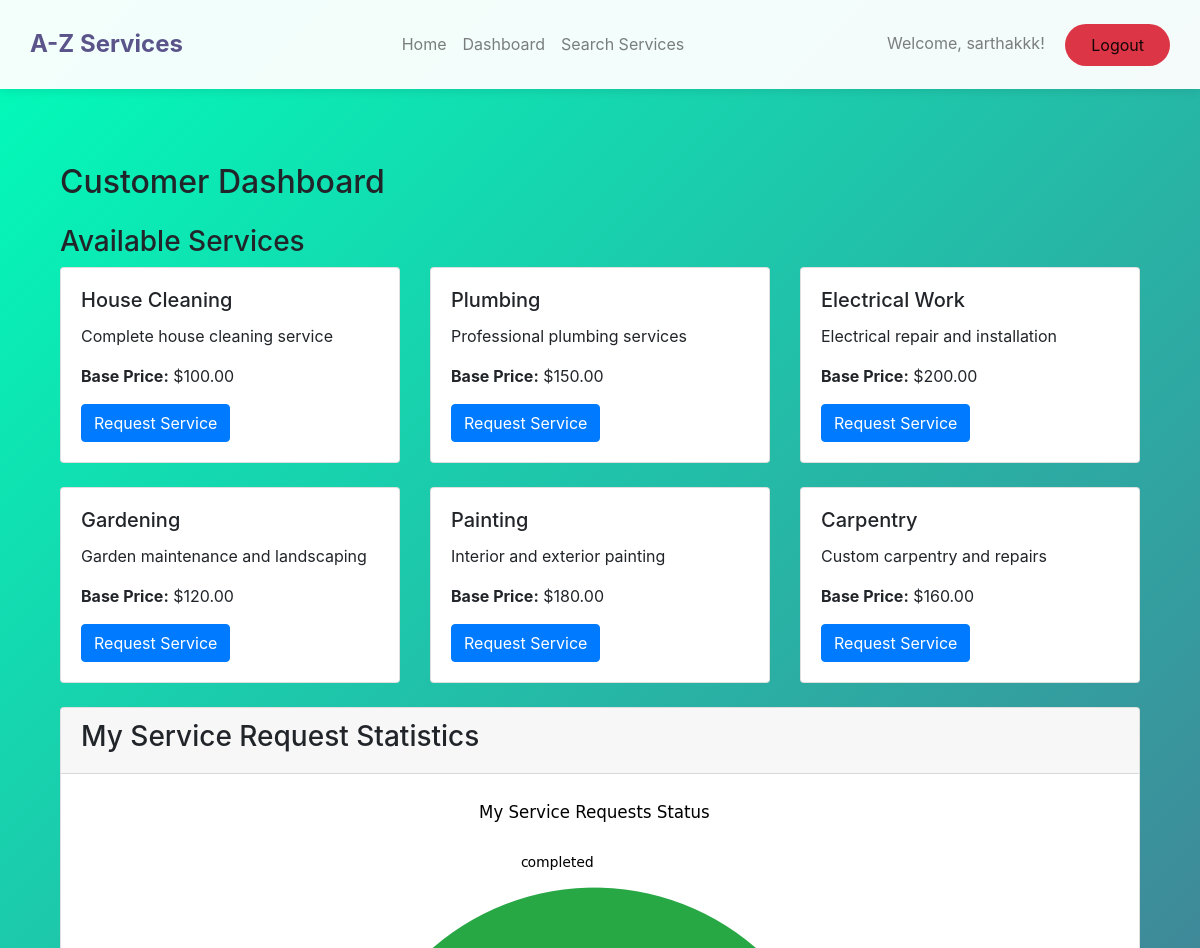
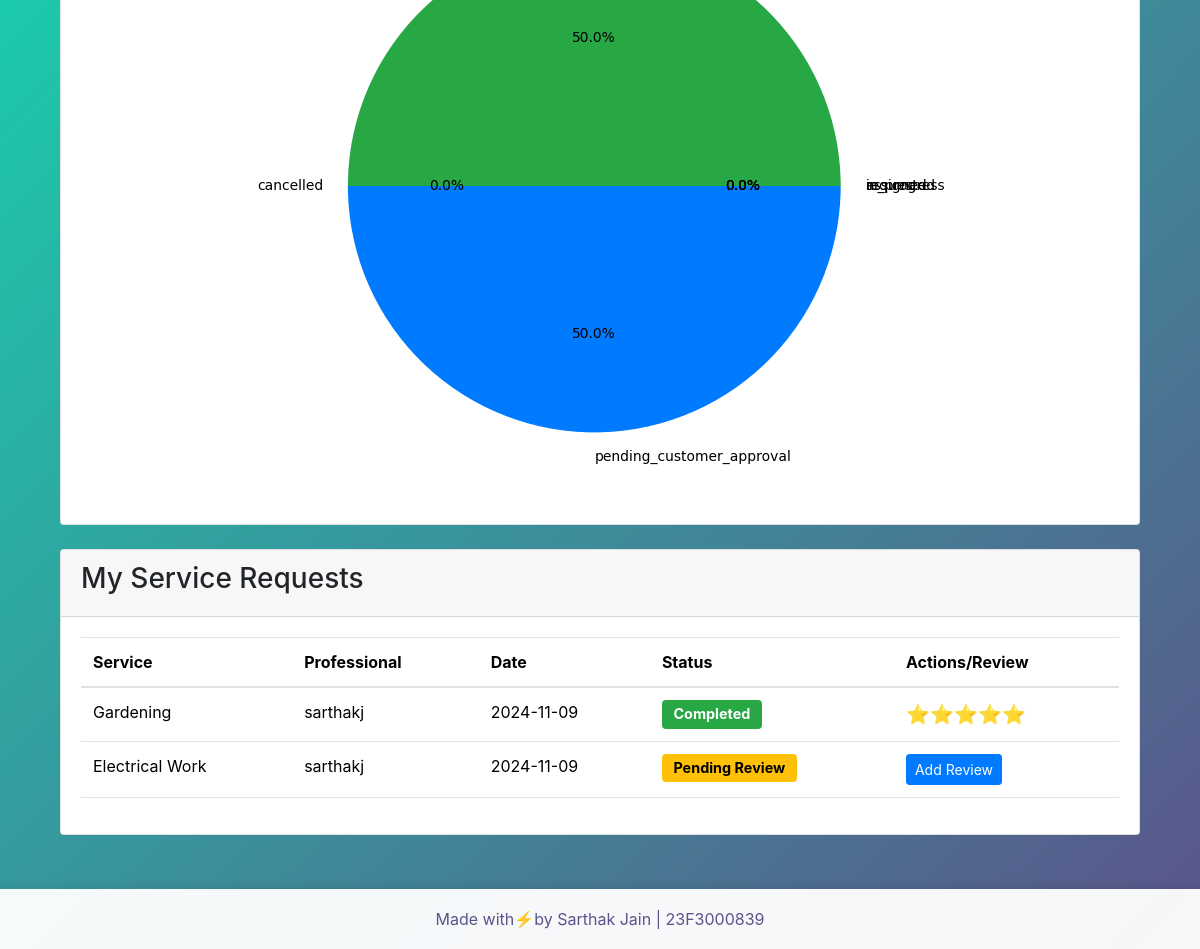
The app's page /customer/dashboard (signed in) with its own data (2 pictures, top to bottom).
### app/models.py (models this page shows, shortened)
class User(UserMixin, db.Model):
    __tablename__ = 'user'
    id = db.Column(db.Integer, primary_key=True)
    username = db.Column(db.String(80), unique=True, nullable=False)
    password = db.Column(db.String(120), nullable=False)
    role = db.Column(db.String(20), nullable=False)  # 'admin', 'professional', 'customer'
    is_approved = db.Column(db.Boolean, default=False)
    is_blocked = db.Column(db.Boolean, default=False)
    average_rating = db.Column(db.Float, default=0.0)
    location = db.Column(db.String(100))
    pincode = db.Column(db.String(6))
    professional_id = db.Column(db.String(8), unique=True)  # For format PRO12345
    service_requests_made = db.relationship('ServiceRequest',
                                          foreign_keys='ServiceRequest.customer_id',
                                          backref='customer')
    service_requests_received = db.relationship('ServiceRequest',
                                              foreign_keys='ServiceRequest.professional_id',
                                              backref='professional')
    reviews_given = db.relationship('Review',
                                  foreign_keys='Review.customer_id',
                                  backref='reviewer')
    reviews_received = db.relationship('Review',
                                     foreign_keys='Review.professional_id',
                                     backref='reviewed_professional')

class Service(db.Model):
    __tablename__ = 'service'
    id = db.Column(db.Integer, primary_key=True)
    name = db.Column(db.String(100), nullable=False)
    description = db.Column(db.Text, nullable=False)
    base_price = db.Column(db.Float, nullable=False)
    time_required = db.Column(db.String(50), nullable=False)
    location = db.Column(db.String(100))
    pincode = db.Column(db.String(10))
    created_at = db.Column(db.DateTime, default=datetime.utcnow)
    service_requests = db.relationship('ServiceRequest', backref='requested_service')

class ServiceRequest(db.Model):
    __tablename__ = 'service_request'
    id = db.Column(db.Integer, primary_key=True)
    customer_id = db.Column(db.Integer, db.ForeignKey('user.id'), nullable=False)
    professional_id = db.Column(db.Integer, db.ForeignKey('user.id'))
    service_id = db.Column(db.Integer, db.ForeignKey('service.id'), nullable=False)
    status = db.Column(db.String(20), default='requested')  # requested, assigned, in_progress, pending_customer_approval, completed
    date_of_request = db.Column(db.DateTime, nullable=False)
    remarks = db.Column(db.Text)
    reviews = db.relationship('Review', backref='service_request', lazy=True)

class Review(db.Model):
    __tablename__ = 'review'
    id = db.Column(db.Integer, primary_key=True)
    customer_id = db.Column(db.Integer, db.ForeignKey('user.id'), nullable=False)
    professional_id = db.Column(db.Integer, db.ForeignKey('user.id'), nullable=False)
    service_request_id = db.Column(db.Integer, db.ForeignKey('service_request.id'), nullable=False)
    rating = db.Column(db.Integer, nullable=False)  # 1-5 stars
    comment = db.Column(db.Text)
    created_at = db.Column(db.DateTime, default=datetime.utcnow)

### app/views/customer.py (the view)
@customer_bp.route('/dashboard')
@login_required
def dashboard():
    services = Service.query.all()
    service_requests = ServiceRequest.query.filter_by(customer_id=current_user.id).all()
    status_counts = {
        'requested': 0,
        'assigned': 0,
        'in_progress': 0,
        'completed': 0,
        'cancelled': 0
    }
    for request in service_requests:
        status_counts[request.status] = status_counts.get(request.status, 0) + 1
    plt.figure(figsize=(8, 8))
    plt.pie(status_counts.values(),
        labels=status_counts.keys(),
        colors=['#007bff', '#17a2b8', '#ffc107', '#28a745', '#dc3545'],
        autopct='%1.1f%%'
    )
    plt.title('My Service Requests Status')
    buffer = io.BytesIO()
    plt.savefig(buffer, format='png', bbox_inches='tight')
    buffer.seek(0)
    status_chart = base64.b64encode(buffer.getvalue()).decode()
    plt.close()
    return render_template('customer/dashboard.html',
                         services=services,
                         service_requests=service_requests,
                         status_chart=status_chart)

### app/__init__.py (called while the page is built)
def create_app(config_class=Config):
    app = Flask(__name__)
    app.config.from_object(config_class)
    db.init_app(app)
    migrate.init_app(app, db)
    login_manager.init_app(app)
    login_manager.login_view = 'main.login'
    from .models import User
    @login_manager.user_loader
    def load_user(user_id):
        return User.query.get(int(user_id))
    from .views.admin import admin_bp
    from .views.customer import customer_bp
    from .views.professional import professional_bp
    from .routes import main_bp
    app.register_blueprint(admin_bp, url_prefix='/admin')
    app.register_blueprint(customer_bp, url_prefix='/customer')
    app.register_blueprint(professional_bp, url_prefix='/professional')
    app.register_blueprint(main_bp)
    with app.app_context():
        db.create_all()
    return app

### app/templates/customer/dashboard.html (shortened to what this page needs)
{% extends "layout.html" %}
{% block content %}
<div class="container mt-4">
    <h2>Customer Dashboard</h2>
    <div class="row mt-4">
        <div class="col-md-12">
            <h3>Available Services</h3>
            {% if services %}
                <div class="row">
                    {% for service in services %}
                    <div class="col-md-4 mb-4">
                        <div class="card">
                            <div class="card-body">
                                <h5 class="card-title">{{ service.name }}</h5>
                                <p class="card-text">{{ service.description }}</p>
                                <p class="card-text"><strong>Base Price:</strong> ${{ "%.2f"|format(service.base_price) }}</p>
                                <a href="{{ url_for('customer.request_service', service_id=service.id) }}"
                                   class="btn btn-primary">Request Service</a>
                            </div>
                        </div>
                    </div>
                    {% endfor %}
                </div>
            {% else %}
                <p>No services available at the moment.</p>
            {% endif %}
        </div>
    </div>
    <div class="card mb-4">
        <div class="card-header">
            <h3>My Service Request Statistics</h3>
        </div>
        <div class="card-body text-center">
            <img
                class="img-fluid"
                alt="My Service Request Status Distribution">
        </div>
    </div>
    <div class="card mb-4">
        <div class="card-header">
            <h3>My Service Requests</h3>
        </div>
        <div class="card-body">
            {% if service_requests %}
            <table class="table">
                <thead>
                    <tr>
                        <th>Service</th>
                        <th>Professional</th>
                        <th>Date</th>
                        <th>Status</th>
                        <th>Actions/Review</th>
                    </tr>
                </thead>
                <tbody>
                    {% for request in service_requests %}
                    <tr>
                        <td>{{ request.requested_service.name }}</td>
                        <td>
                            {% if request.professional %}
                                {{ request.professional.username }}
                            {% else %}
                                <span class="text-muted">Waiting for assignment</span>
                            {% endif %}
                        </td>
                        <td>{{ request.date_of_request.strftime('%Y-%m-%d') }}</td>
                        <td>
                            {% if request.status == 'completed' %}
                                <span class="badge badge-success">Completed</span>
                            {% elif request.status == 'pending_customer_approval' %}
                                <span class="badge badge-warning">Pending Review</span>
                            {% elif request.status == 'in_progress' %}
                                <span class="badge badge-info">In Progress</span>
                            {% elif request.status == 'assigned' %}
                                <span class="badge badge-primary">Assigned</span>
                            {% else %}
                                <span class="badge badge-secondary">{{ request.status }}</span>
                            {% endif %}
                        </td>
                        <td>
                            {% if request.status == 'pending_customer_approval' and not request.reviews %}
                                <a href="{{ url_for('customer.add_review', request_id=request.id) }}"
                                   class="btn btn-primary btn-sm">Add Review</a>
                            {% elif request.status == 'completed' and request.reviews %}
                                <span class="text-warning">
                                    {{ '⭐' * request.reviews[0].rating }}
                                </span>
                            {% endif %}
                        </td>
                    </tr>
                    {% endfor %}
                </tbody>
            </table>
            {% else %}
            <p>No service requests yet.</p>
            {% endif %}
        </div>
    </div>
</div>
{% endblock %}

### app/templates/layout.html (shortened to what this page needs)
<!DOCTYPE html>
<html lang="en">
<head>
    <link href="https://cdn.jsdelivr.net/npm/bootstrap@5.3.2/dist/css/bootstrap.min.css" rel="stylesheet">
    <link rel="stylesheet" href="https://stackpath.bootstrapcdn.com/bootstrap/4.5.2/css/bootstrap.min.css">
</head>
<body>
    <nav class="navbar navbar-expand-lg navbar-light d-flex justify-content-between">
        <div>
        <a class="navbar-brand" href="{{ url_for('main.index') }}">A-Z Services</a>
        </div>
            <ul class="navbar-nav">
                <li class="nav-item">
                    <a class="nav-link" href="{{ url_for('main.index') }}">Home</a>
                </li>
                {% if current_user.is_authenticated %}
                    <li class="nav-item">
                        {% if current_user.role == 'customer' %}
                            <a class="nav-link" href="{{ url_for('customer.dashboard') }}">Dashboard</a>
                        {% elif current_user.role == 'professional' %}
                            <a class="nav-link" href="{{ url_for('professional.dashboard') }}">Dashboard</a>
                        {% elif current_user.role == 'admin' %}
                            <a class="nav-link" href="{{ url_for('admin.dashboard') }}">Dashboard</a>
                        {% endif %}
                    </li>
                {% endif %}
                {% if current_user.role=="customer" %}
                <li class="nav-item">
                    <a class="nav-link" href="{{ url_for('customer.search_services') }}">Search Services</a>
                </li>
                {% endif %}
            </ul>
            <div class="navbar-text">
                {% if current_user.is_authenticated %}
                    <span class="navbar-text mr-3">Welcome, {{ current_user.username }}!</span>
                    <a class="btn btn-logout" href="{{ url_for('main.logout') }}">Logout</a>
                {% else %}
                    <a class="btn btn-login" href="{{ url_for('main.login') }}">Login</a>
                    <a class="btn btn-register" href="{{ url_for('main.register') }}">Register</a>
                {% endif %}
            </div>
    </nav>
    <div class="page-wrapper">
        <div class="container">
            {% block content %}{% endblock %}
        </div>
    </div>
    <footer class="footer">
        <p class="mb-0">Made with⚡by Sarthak Jain | 23F3000839</p>
    </footer>
</body>
</html>

### app/templates/layout.html (style rules this page uses)
body { background: linear-gradient(135deg, #00feba, #5b548a); min-height: 100vh; padding-bottom: 60px; position: relative; }
.navbar { padding: 15px 30px; background: rgba(255, 255, 255, 0.95) !important; box-shadow: 0 2px 10px rgba(0,0,0,0.1); }
.navbar-brand { font-weight: bold; font-size: 24px; color: #5b548a !important; }
.page-wrapper { padding-top: 50px; padding-bottom: 30px; }
.btn-logout { background: #dc3545; color: white; padding: 8px 25px; border-radius: 25px; }
.footer { position: absolute; bottom: 0; width: 100%; height: 60px; background: rgba(255, 255, 255, 0.95); display: flex; align-items: center; justify-content: center; color: #5b548a; box-shadow: 0 -2px 10px rgba(0,0,0,0.1); }

### app/templates/customer/dashboard.html (style rules this page uses)
.badge { font-size: 0.9em; padding: 0.5em 0.8em; }
.badge-warning { background-color: #ffc107; color: #000; }
.badge-success { background-color: #28a745; }
.text-warning { font-size: 1.2em; }

### records on screen
User: username "sarthakkk"
Service: name "House Cleaning", description "Complete house cleaning service", base_price "100.00"
Service: name "Plumbing", description "Professional plumbing services", base_price "150.00"
Service: name "Electrical Work", description "Electrical repair and installation", base_price "200.00"
Service: name "Gardening", description "Garden maintenance and landscaping", base_price "120.00"
Service: name "Painting", description "Interior and exterior painting", base_price "180.00"
Service: name "Carpentry", description "Custom carpentry and repairs", base_price "160.00"
ServiceRequest: requested_service.name "Gardening", professional.username "sarthakj", date_of_request "2024-11-09", status "Completed"
Review: rating "⭐⭐⭐⭐⭐"
ServiceRequest: requested_service.name "Electrical Work", professional.username "sarthakj", date_of_request "2024-11-09", shows "Pending Review"
